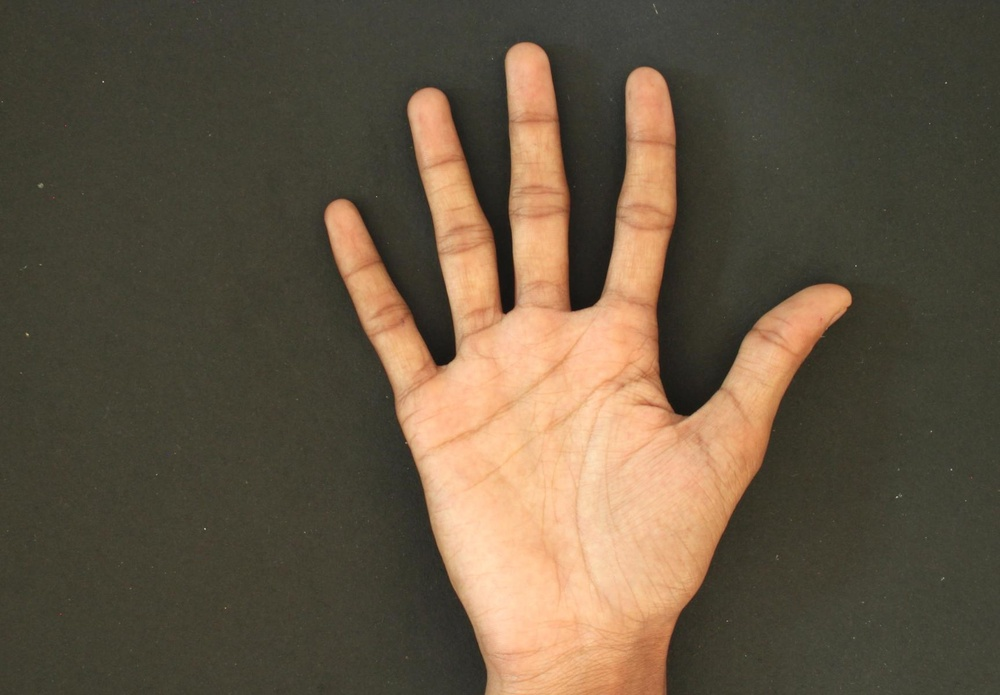
#> input picture img/hand_1.jpg, 1000 x 695 px, shrunk from 1727 x 1200 before the run; its folder holds only this picture in this run
$ jupyter execute canny-detection.ipynb
#> lines starting #> are read from the running program, lines starting #| are printed output that depends on the picture; after the words box and inside, x2 and y2 are one past the last pixel; in counts of white or black regions, pixels touching at a corner belong together
[cell 1]
import numpy as np
import matplotlib.pyplot as plt
import os
import math
import cv2

[cell 2]
def convolve(filter,mat,padding,strides):
    result = None
    filter_size = filter.shape
    mat_size = mat.shape
    if len(filter_size) == 2:
        if len(mat_size) == 3:
            channel = []
            for i in range(mat_size[-1]):
                pad_mat = np.pad(mat[:,:,i], ((padding[0], padding[1]), (padding[2], padding[3])), 'constant')
                temp = []
                for j in range(0,mat_size[0],strides[1]):
                    temp.append([])
                    for k in range(0,mat_size[1],strides[0]):
                        val = (filter*pad_mat[j:j+filter_size[0],k:k+filter_size[1]]).sum()
                        temp[-1].append(val)
                channel.append(np.array(temp))

            channel = tuple(channel)
            result = np.dstack(channel)
        elif len(mat_size) == 2:
            channel = []
            pad_mat = np.pad(mat, ((padding[0], padding[1]), (padding[2], padding[3])), 'constant')
            for j in range(0, mat_size[0], strides[1]):
                channel.append([])
                for k in range(0, mat_size[1], strides[0]):
                    val = (filter * pad_mat[j:j + filter_size[0],k:k + filter_size[1]]).sum()
                    channel[-1].append(val)


            result = np.array(channel)


    return result

[cell 3]
def linear_convolve(filter,mat,padding=None,strides=[1,1]):
    result = None
    filter_size = filter.shape
    if len(filter_size) == 2 and 1 in filter_size:
        if padding == None or len(padding) < 2:
            if filter_size[1] == 1:
                padding = [filter_size[0]//2,filter_size[0]//2]
            elif filter_size[0] == 1:
                padding = [filter_size[1]//2,filter_size[1]//2]
        if filter_size[0] == 1:
            result = convolve(filter,mat,[0,0,padding[0],padding[1]],strides)
        elif filter_size[1] == 1:
            result = convolve(filter, mat, [padding[0],padding[1],0,0], strides)

    return result

[cell 4]
def _2_dim_divided_convolve(filter,mat):
    result = None
    if 1 in filter.shape:
        result = linear_convolve(filter,mat)
        result = linear_convolve(filter.T,result)

    return result

[cell 5]
def judge_connect(m2,threshold):
    e = 0.01
    s = []
    cood = []
    for i in range(m2.shape[0]):
        cood.append([])
        for j in range(m2.shape[1]):
            cood[-1].append([i,j])
            if abs(m2[i,j] - 255) < e:
                s.append([i,j])
    cood = np.array(cood)

    while not len(s) == 0:
        index = s.pop()
        jud = m2[max(0, index[0] - 1):min(index[0] + 2, m2.shape[1]), max(0, index[1] - 1):min(index[1] + 2, m2.shape[0])]
        jud_i = cood[max(0, index[0] - 1):min(index[0] + 2, cood.shape[1]), max(0, index[1] - 1):min(index[1] + 2, cood.shape[0])]
        jud = (jud > threshold[0])&(jud < threshold[1])
        jud_i = jud_i[jud]
        for i in range(jud_i.shape[0]):
            s.append(list(jud_i[i]))
            m2[jud_i[i][0],jud_i[i][1]] = 255

    return m2

[cell 6]
def decide_and_connect_edge(g_l,g_t,threshold = None):
    if threshold == None:
        lower_boundary = g_l.mean()*0.5
        threshold = [lower_boundary,lower_boundary*3]
    result = np.zeros(g_l.shape)

    for i in range(g_l.shape[0]):
        for j in range(g_l.shape[1]):
            is_local_extreme = True
            eight_neighborhood = g_l[max(0,i-1):min(i+2,g_l.shape[0]),max(0,j-1):min(j+2,g_l.shape[1])]
            if eight_neighborhood.shape == (3,3):
                if g_t[i,j] <= -1:
                    x = 1/g_t[i,j]
                    first = eight_neighborhood[0,1] + (eight_neighborhood[0,1] - eight_neighborhood[0,0])*x
                    x = -x
                    second = eight_neighborhood[2,1] + (eight_neighborhood[2,2] - eight_neighborhood[2,1])*x
                    if not (g_l[i,j] > first and g_l[i,j] > second):
                        is_local_extreme = False
                elif g_t[i,j] >= 1:
                    x = 1 / g_t[i, j]
                    first = eight_neighborhood[0, 1] + (eight_neighborhood[0, 2] - eight_neighborhood[0, 1]) * x
                    x = -x
                    second = eight_neighborhood[2, 1] + (eight_neighborhood[2, 1] - eight_neighborhood[2, 0]) * x
                    if not (g_l[i, j] > first and g_l[i, j] > second):
                        is_local_extreme = False
                elif g_t[i,j] >= 0 and g_t[i,j] < 1:
                    y = g_t[i, j]
                    first = eight_neighborhood[1, 2] + (eight_neighborhood[0, 2] - eight_neighborhood[1, 2]) * y
                    y = -y
                    second = eight_neighborhood[1, 0] + (eight_neighborhood[1, 0] - eight_neighborhood[2, 0]) * y
                    if not (g_l[i, j] > first and g_l[i, j] > second):
                        is_local_extreme = False
                elif g_t[i,j] < 0 and g_t[i,j] > -1:
                    y = g_t[i, j]
                    first = eight_neighborhood[1, 2] + (eight_neighborhood[1, 2] - eight_neighborhood[2, 2]) * y
                    y = -y
                    second = eight_neighborhood[1, 0] + (eight_neighborhood[0, 0] - eight_neighborhood[1, 0]) * y
                    if not (g_l[i, j] > first and g_l[i, j] > second):
                        is_local_extreme = False
            if is_local_extreme:
                result[i,j] = g_l[i,j]

    result[result>=threshold[1]] = 255
    result[result<=threshold[0]] = 0


    result = judge_connect(result,threshold)
    result[result!=255] = 0
    return result

[cell 7]
def standard_normal_distribution(x,sigma):
    E = -0.5/(sigma*sigma)
    return 1/(math.sqrt(2*math.pi)*sigma)*math.exp(x*x*E)

[cell 8]
sobel_kernel_y = np.array([[-1, -2, -1], [0, 0, 0], [1, 2, 1]])
sobel_kernel_x = np.array([[-1, 0, 1], [-2, 0, 2], [-1, 0, 1]])

pic_path = './img/'
pics = os.listdir(pic_path)

for i in pics:
    if i[-4:] == '.png'or i[-4:] == '.jpg' or i[-5:] == '.jpeg':
        filename = pic_path + i
        oriImg = plt.imread(filename)
#> oriImg is the input picture: shape (695, 1000, 3); mean R, G, B 99.5, 85.6, 66.3
        if i[-4:] == '.png':
            oriImg = oriImg*255
        img = oriImg.mean(axis=-1)
        sigma = 17
        dim = int(np.round(6*sigma+1))
        if dim % 2 == 0:
            dim += 1
        linear_gaussian_filter = [np.abs(t - (dim//2)) for t in range(dim)]

        linear_gaussian_filter = np.array([[standard_normal_distribution(t,sigma) for t in linear_gaussian_filter]])
        linear_gaussian_filter = linear_gaussian_filter/linear_gaussian_filter.sum()

        img2 = _2_dim_divided_convolve(linear_gaussian_filter,img)
#> in convolve, `pad_mat = np.pad(mat, ((padding[0], padding[1]), (padding[2], padding[..`:
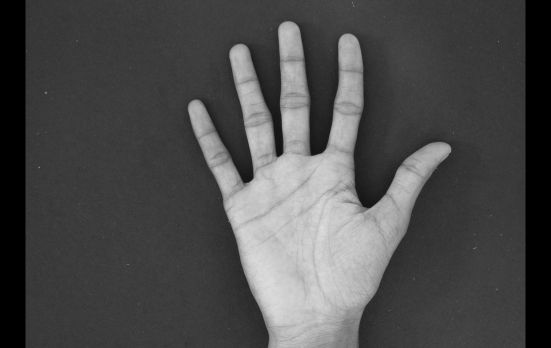
#> pad_mat: shape (695, 1102) float64 (shown at 1/2 size); min 0, max 223.7, mean 76.1
#> after the loop in convolve, `for j in range(0, mat_size[0], strides[1]):`: channel = 695 items
#> in convolve (call 2), `pad_mat = np.pad(mat, ((padding[0], padding[1]), (padding[2], padding[..`:
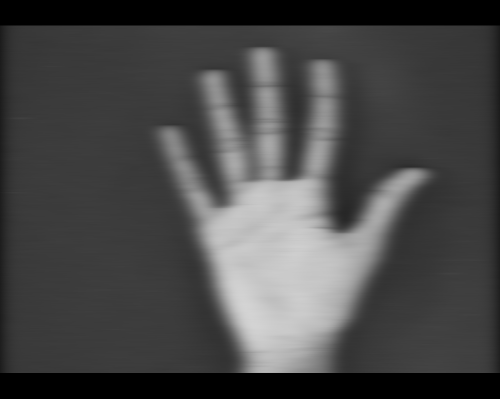
#> pad_mat: shape (797, 1000) float64 (shown at 1/2 size); min 0, max 212.3, mean 72.4
        # img2 = convolve(Gaussian_filter_5, img, [2, 2, 2, 2], [1, 1])

        plt.imshow(img2.astype(np.uint8), cmap='gray')
        plt.axis('off')
        plt.show()

        img3 = convolve(sobel_kernel_x,img2,[1,1,1,1],[1,1])
        img4 = convolve(sobel_kernel_y,img2,[1,1,1,1],[1,1])
#> in convolve (call 4), `result = np.array(channel)`:
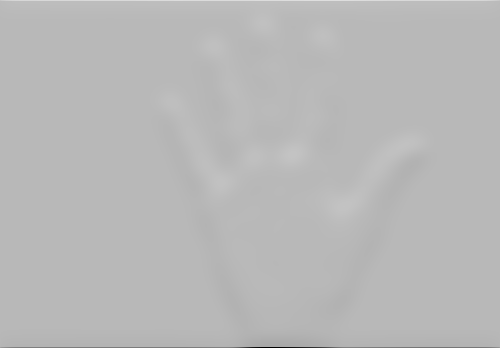
#> result: shape (695, 1000) float64 (shown at 1/2 size); min -390.7, max 149.1, mean 0; drawn with min black and max white

        gradiant_length = (img3**2+img4**2)**(1.0/2)

        img3 = img3.astype(np.float64)
        img4 = img4.astype(np.float64)
        img3[img3==0]=0.00000001
        gradiant_tangent = img4/img3

        plt.imshow(gradiant_length.astype(np.uint8), cmap='gray')
        plt.axis('off')
        plt.show()
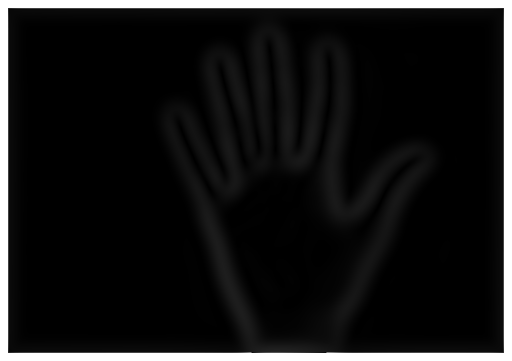
#> figure drawn by matplotlib, 1 panel

        #lower_boundary = 50
        final_img = decide_and_connect_edge(gradiant_length,gradiant_tangent)
#> in decide_and_connect_edge, `lower_boundary = g_l.mean()*0.5`: lower_boundary = 2.86
#> in decide_and_connect_edge, `threshold = [lower_boundary,lower_boundary*3]`: threshold = [2.86, 8.57]
#> in decide_and_connect_edge, `result[result>=threshold[1]] = 255`:
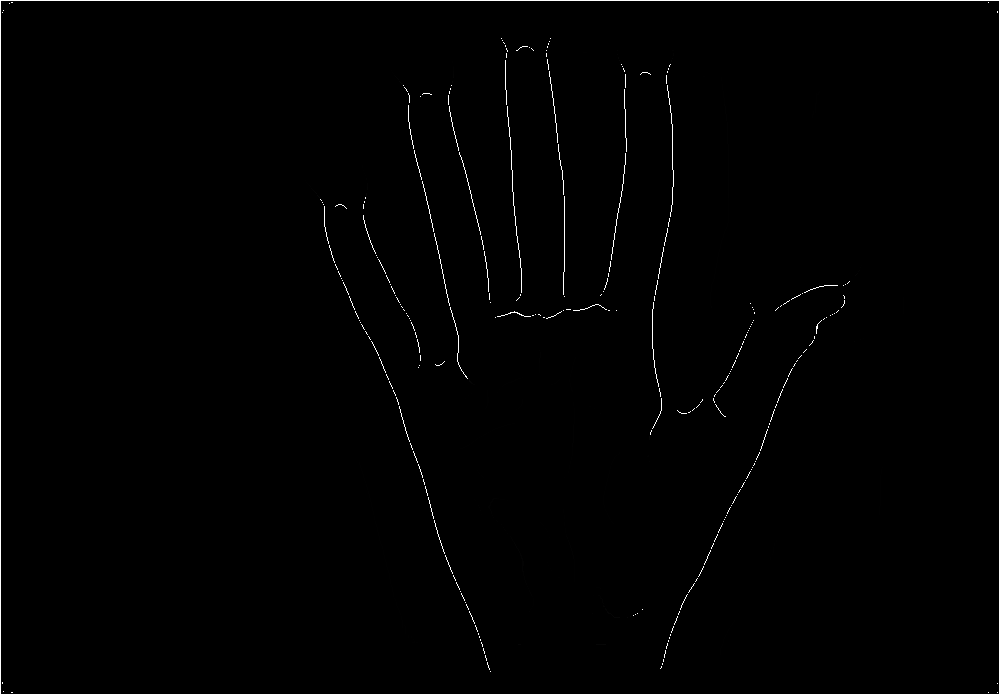
#> result: shape (695, 1000) float64; min 0, max 255, mean 2.3
#> after the loop in judge_connect, `while not len(s) == 0:`: s = []
        final_img = final_img[1:-1, 1:-1]
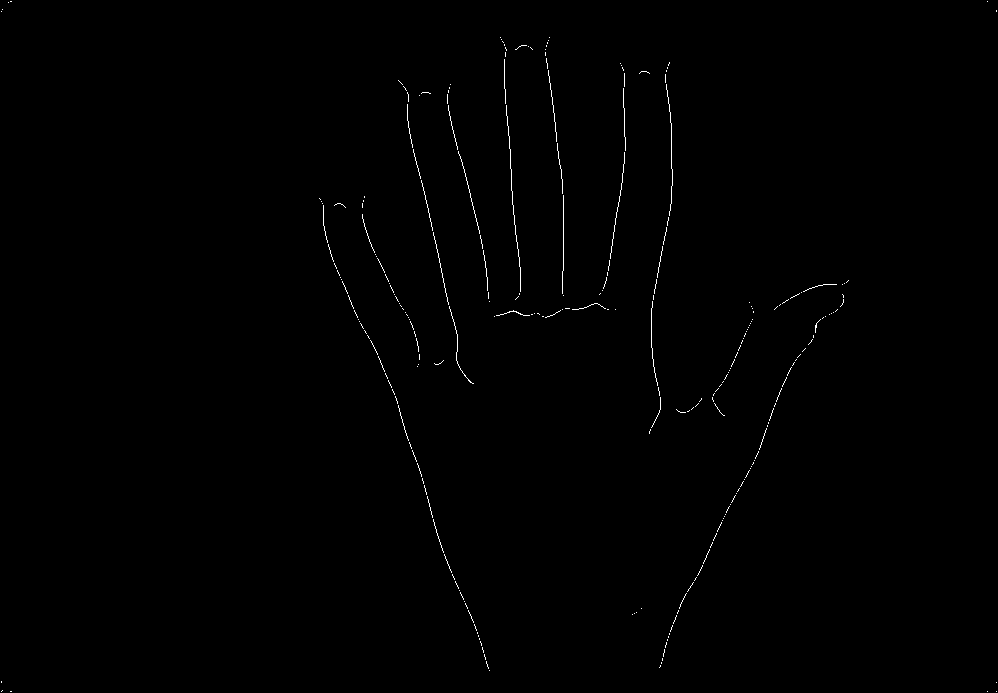
#> final_img: shape (693, 998) float64; 0.41% white in thin lines or dots

        plt.imshow(final_img.astype(np.uint8), cmap='gray')
        plt.axis('off')
        plt.show()
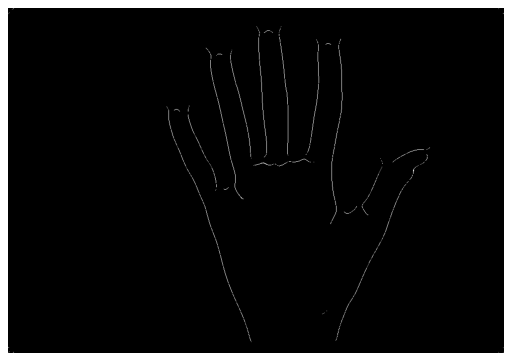
#> figure drawn by matplotlib, 1 panel

$ run again, on img/hand_3.jpg
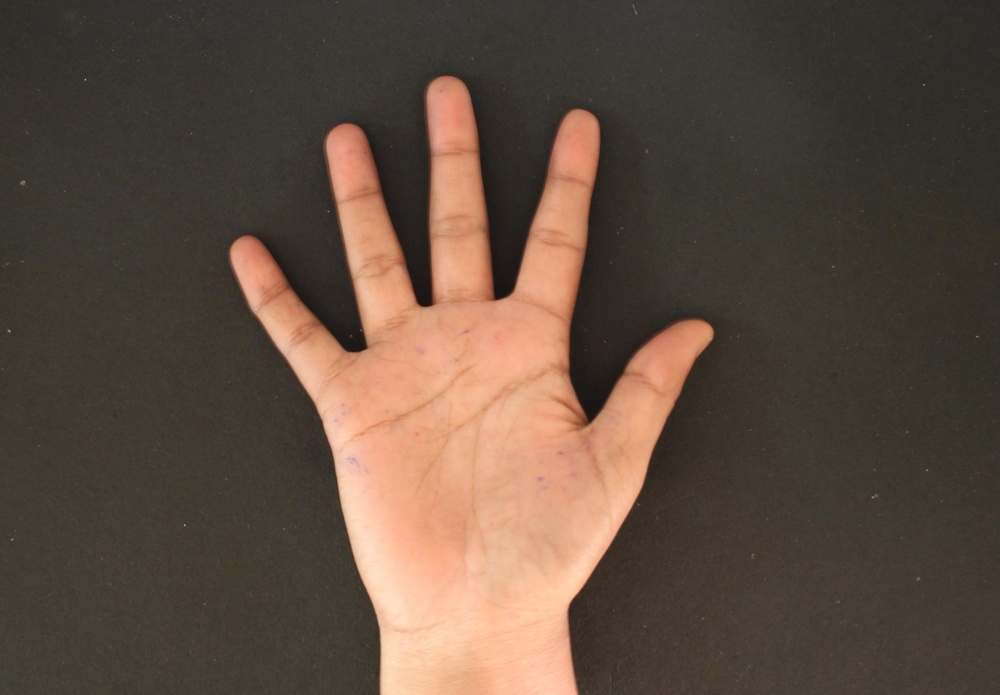
#> input picture img/hand_3.jpg, 1000 x 695 px, shrunk from 1727 x 1200 before the run
#> oriImg is the input picture: shape (695, 1000, 3); mean R, G, B 93.5, 76.6, 63.5
#> in convolve, `pad_mat = np.pad(mat, ((padding[0], padding[1]), (padding[2], padding[..`:
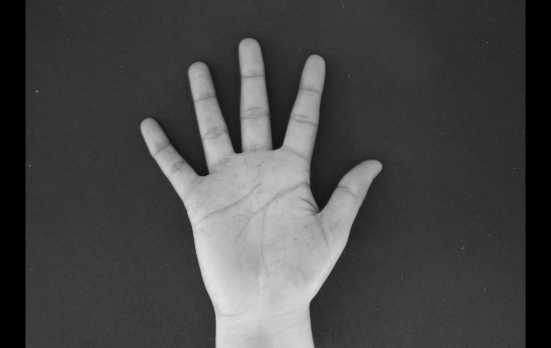
#> pad_mat: shape (695, 1102) float64 (shown at 1/2 size); min 0, max 226.3, mean 70.7
#> after the loop in convolve, `for j in range(0, mat_size[0], strides[1]):`: channel = 695 items
#> pad_mat: shape (797, 1000) float64
#> pad_mat: shape (697, 1002) float64
#> lower_boundary = 2.6
#> threshold = [2.6, 7.79]
#> after the loop in judge_connect, `while not len(s) == 0:`: s = []
#> final_img: shape (693, 998) float64; 0.35% white in thin lines or dots, all inside (x1, y1, x2, y2) = (1, 71, 997, 692)
#> `plt.show()`:
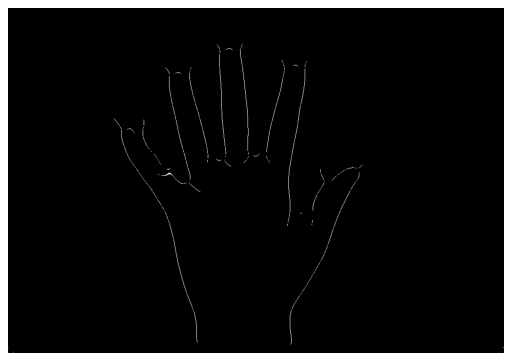
#> figure drawn by matplotlib, 1 panel
